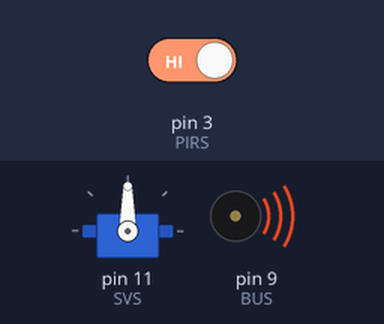
The sketch below on a simulated Arduino Uno, built with avr-gcc and run on an emulated ATmega328P. Shown: servo, buzzer (waves = sounding). The test bench sets the inputs (shaded band); at power-on: pin 3 (PIRS) HIGH.

Above: at 3.8 s.
3.9 s: pin 3 (PIRS) driven LOW
At 5.4 s:
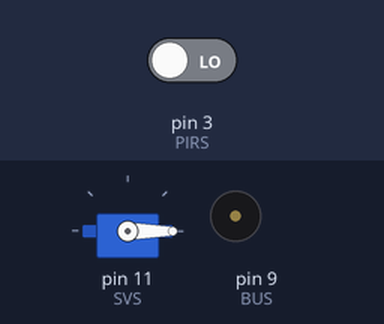
6.0 s: pin 3 (PIRS) driven HIGH
At 6.9 s:
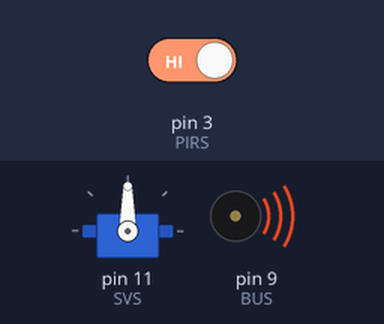
Timing chart, 0 to 17.0 s (numbered marks = the images above; inputs shaded):
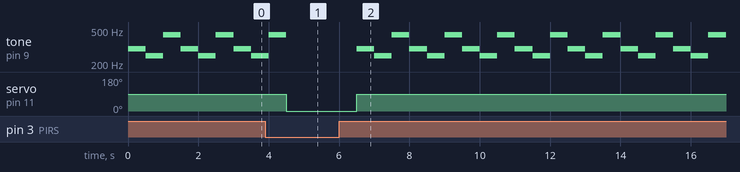

Measured:
- after the input at 3.9 s, servo on pin 11 (SVS): 90° → 0° after 0.60 s
- after the input at 6.0 s, tone on pin 9 (BUS): silent → 300 Hz after 0.50 s, then repeats every 1.5 s: 250 Hz 0.50 s, 440 Hz 0.50 s, 300 Hz 0.50 s; servo on pin 11 (SVS): 0° → 90° after 0.50 s
- by itself, tone on pin 9 (BUS): repeats every 1.5 s: 250 Hz 0.50 s, 440 Hz 0.50 s, 300 Hz 0.50 s

The sketch:

APP-SOAP.ino
```cpp
#include <Servo.h> //librería de datos de servomotor
#define PIRS 3
#define BUS  9

Servo SVS;
int LEPIRS;

void setup(){
  pinMode (PIRS, INPUT);
  pinMode (BUS, OUTPUT);
  SVS.attach(11);
  SVS.write(0);
}
void loop(){
 LEPIRS = digitalRead(PIRS);


  if (LEPIRS == 0){
    SVS.write(0);
    delay (1000);
  }
  else if (LEPIRS == 1){
    SVS.write(90);
    tone (BUS, 300, 500);
  	 delay (500);
    tone (BUS, 250, 500);
  	 delay (500);
    tone (BUS, 440, 500);
  	 delay (500);
  }
}
```
